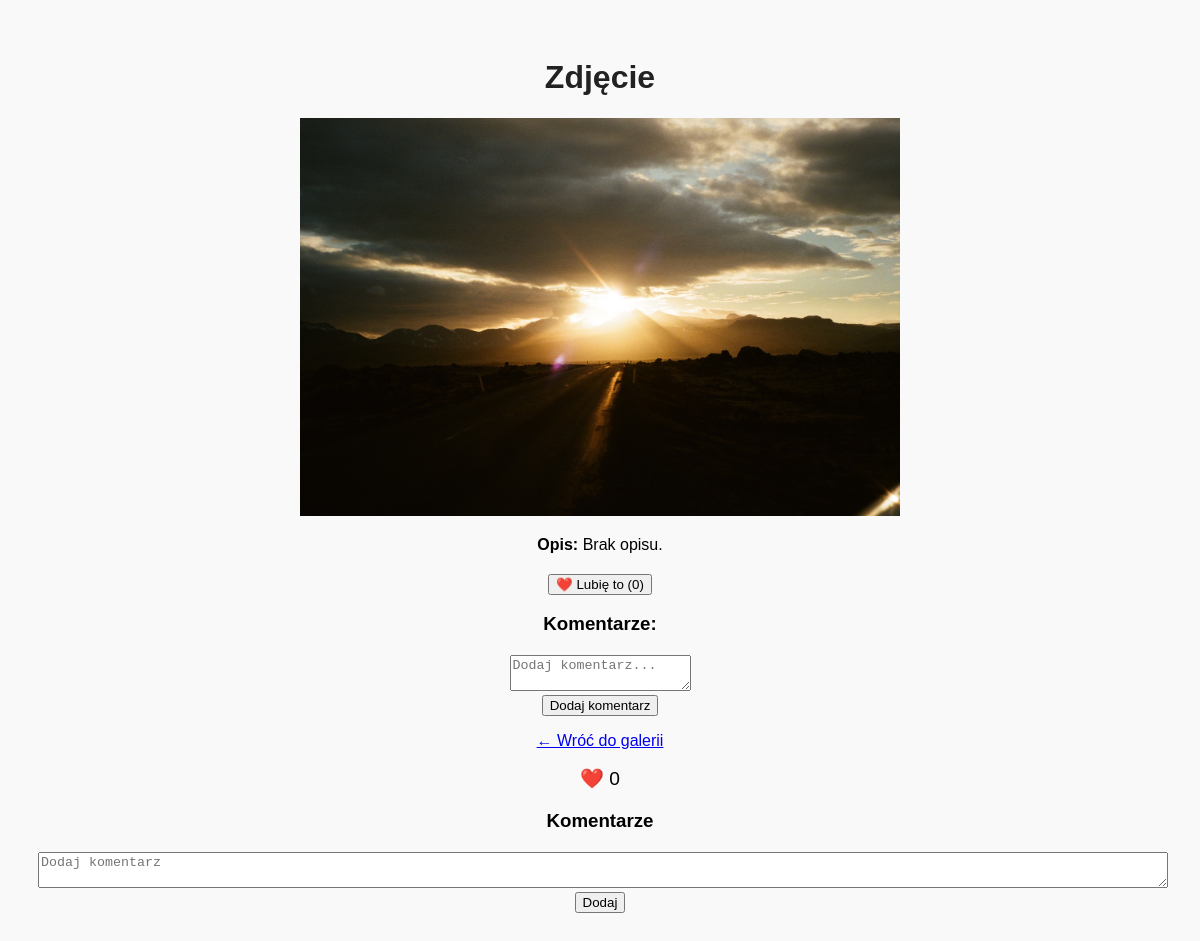
The page /photo/1 on the database its author committed.
### models.py (models this page shows)
class Photo(db.Model):
    id = db.Column(db.Integer, primary_key=True)
    filename = db.Column(db.String(200), nullable=False)
    title = db.Column(db.String(100))
    description = db.Column(db.Text)
    gallery_id = db.Column(db.Integer, db.ForeignKey('gallery.id'), nullable=False)
    comments = db.relationship('Comment', backref='photo', cascade="all, delete-orphan")
    likes = db.relationship('Like', backref='photo', cascade="all, delete-orphan")

### app.py (the view)
@app.route('/photo/<int:photo_id>', methods=['GET', 'POST'])
def photo_detail(photo_id):
    photo = Photo.query.get_or_404(photo_id)
    if request.method == 'POST':
        photo.title = request.form['title']
        photo.description = request.form['description']
        db.session.commit()
        return redirect(url_for('photo_detail', photo_id=photo.id))
    return render_template('photo_detail.html', photo=photo)

### templates/photo_detail.html (shortened to what this page needs)
<!DOCTYPE html>
<html lang="pl">
<head>
    <link rel="stylesheet" href="{{ url_for('static', filename='style.css') }}">
</head>
<body>
    <h1>{{ photo.title or 'Zdjęcie' }}</h1>
    <div>
        <img src="{{ url_for('static', filename='uploads/' + photo.filename) }}" style="max-width: 600px;">
    </div>
    <p><strong>Opis:</strong> {{ photo.description or 'Brak opisu.' }}</p>
    <form method="POST" action="{{ url_for('like_photo', photo_id=photo.id) }}">
        <button type="submit">❤️ Lubię to ({{ photo.likes|length }})</button>
    </form>
    <h3>Komentarze:</h3>
    <form method="POST" action="{{ url_for('comment_photo', photo_id=photo.id) }}">
        <textarea name="content" placeholder="Dodaj komentarz..." required></textarea><br>
        <button type="submit">Dodaj komentarz</button>
    </form>
    <p><a href="{{ url_for('view_gallery', gallery_id=photo.gallery_id) }}">← Wróć do galerii</a></p>
<form action="{{ url_for('like_photo', photo_id=photo.id) }}" method="POST" style="margin-top: 10px;">
    <button type="submit" style="background: none; border: none; font-size: 1.2rem; cursor: pointer;">
        ❤️ {{ photo.likes|length }}
    </button>
</form>
<h3>Komentarze</h3>
<form action="{{ url_for('add_comment', photo_id=photo.id) }}" method="POST">
    <textarea name="content" required placeholder="Dodaj komentarz" style="width: 100%;"></textarea>
    <button type="submit">Dodaj</button>
</form>
</body>
</html>

### static/uploads/style.css (style rules this page uses)
body { font-family: Arial, sans-serif; padding: 30px; background-color: #f9f9f9; text-align: center; }
h1 { color: #222; }
form { margin-top: 20px; }

### rows shown on the page
Photo: title "Zdjęcie", filename (picture), description "Brak opisu."

### other values the page prints
{{ photo.likes|length }} "0"
